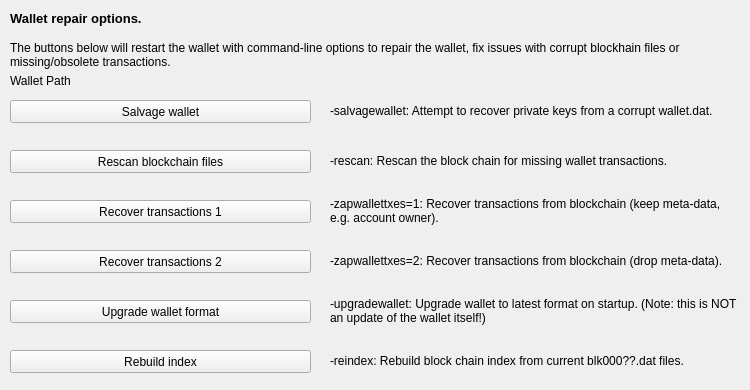
     <widget class="QWidget" name="tab_repair">
      <attribute name="title">
       <string>&amp;Wallet Repair</string>
      </attribute>
      <widget class="QPushButton" name="btn_salvagewallet">
       <property name="geometry">
        <rect>
         <x>10</x>
         <y>100</y>
         <width>301</width>
         <height>23</height>
        </rect>
       </property>
       <property name="minimumSize">
        <size>
         <width>180</width>
         <height>23</height>
        </size>
       </property>
       <property name="text">
        <string>Salvage wallet</string>
       </property>
      </widget>
      <widget class="QPushButton" name="btn_rescan">
       <property name="geometry">
        <rect>
         <x>10</x>
         <y>150</y>
         <width>301</width>
         <height>23</height>
        </rect>
       </property>
       <property name="minimumSize">
        <size>
         <width>180</width>
         <height>23</height>
        </size>
       </property>
       <property name="text">
        <string>Rescan blockchain files</string>
       </property>
      </widget>
      <widget class="QPushButton" name="btn_zapwallettxes1">
       <property name="geometry">
        <rect>
         <x>10</x>
         <y>200</y>
         <width>301</width>
         <height>23</height>
        </rect>
       </property>
       <property name="minimumSize">
        <size>
         <width>180</width>
         <height>23</height>
        </size>
       </property>
       <property name="text">
        <string>Recover transactions 1</string>
       </property>
      </widget>
      <widget class="QPushButton" name="btn_zapwallettxes2">
       <property name="geometry">
        <rect>
         <x>10</x>
         <y>250</y>
         <width>301</width>
         <height>23</height>
        </rect>
       </property>
       <property name="minimumSize">
        <size>
         <width>180</width>
         <height>23</height>
        </size>
       </property>
       <property name="text">
        <string>Recover transactions 2</string>
       </property>
      </widget>
      <widget class="QPushButton" name="btn_upgradewallet">
       <property name="geometry">
        <rect>
         <x>10</x>
         <y>300</y>
         <width>301</width>
         <height>23</height>
        </rect>
       </property>
       <property name="minimumSize">
        <size>
         <width>180</width>
         <height>23</height>
        </size>
       </property>
       <property name="text">
        <string>Upgrade wallet format</string>
       </property>
      </widget>
      <widget class="QLabel" name="label_repair_helptext">
       <property name="geometry">
        <rect>
         <x>10</x>
         <y>30</y>
         <width>711</width>
         <height>50</height>
        </rect>
       </property>
       <property name="font">
        <font>
         <weight>46</weight>
         <bold>false</bold>
        </font>
       </property>
       <property name="text">
        <string>The buttons below will restart the wallet with command-line options to repair the wallet, fix issues with corrupt blockhain files or missing/obsolete transactions.</string>
       </property>
       <property name="wordWrap">
        <bool>true</bool>
       </property>
      </widget>
      <widget class="QLabel" name="label_repair_salvage">
       <property name="geometry">
        <rect>
         <x>330</x>
         <y>90</y>
         <width>411</width>
         <height>41</height>
        </rect>
       </property>
       <property name="text">
        <string>-salvagewallet: Attempt to recover private keys from a corrupt wallet.dat.</string>
       </property>
       <property name="wordWrap">
        <bool>true</bool>
       </property>
      </widget>
      <widget class="QLabel" name="label_repair_rescan">
       <property name="geometry">
        <rect>
         <x>330</x>
         <y>140</y>
         <width>411</width>
         <height>41</height>
        </rect>
       </property>
       <property name="text">
        <string>-rescan: Rescan the block chain for missing wallet transactions.</string>
       </property>
       <property name="wordWrap">
        <bool>true</bool>
       </property>
      </widget>
      <widget class="QLabel" name="label_repair_zap1">
       <property name="geometry">
        <rect>
         <x>330</x>
         <y>190</y>
         <width>411</width>
         <height>41</height>
        </rect>
       </property>
       <property name="text">
        <string>-zapwallettxes=1: Recover transactions from blockchain (keep meta-data, e.g. account owner).</string>
       </property>
       <property name="wordWrap">
        <bool>true</bool>
       </property>
      </widget>
      <widget class="QLabel" name="label_repair_zap2">
       <property name="geometry">
        <rect>
         <x>330</x>
         <y>240</y>
         <width>411</width>
         <height>41</height>
        </rect>
       </property>
       <property name="text">
        <string>-zapwallettxes=2: Recover transactions from blockchain (drop meta-data).</string>
       </property>
       <property name="wordWrap">
        <bool>true</bool>
       </property>
      </widget>
      <widget class="QLabel" name="label_repair_upgrade">
       <property name="geometry">
        <rect>
         <x>330</x>
         <y>290</y>
         <width>411</width>
         <height>41</height>
        </rect>
       </property>
       <property name="text">
        <string>-upgradewallet: Upgrade wallet to latest format on startup. (Note: this is NOT an update of the wallet itself!)</string>
       </property>
       <property name="wordWrap">
        <bool>true</bool>
       </property>
      </widget>
      <widget class="QLabel" name="label_repair_header">
       <property name="geometry">
        <rect>
         <x>10</x>
         <y>10</y>
         <width>711</width>
         <height>16</height>
        </rect>
       </property>
       <property name="font">
        <font>
         <pointsize>10</pointsize>
         <weight>75</weight>
         <bold>true</bold>
        </font>
       </property>
       <property name="text">
        <string>Wallet repair options.</string>
       </property>
       <property name="wordWrap">
        <bool>true</bool>
       </property>
      </widget>
      <widget class="QPushButton" name="btn_reindex">
       <property name="geometry">
        <rect>
         <x>10</x>
         <y>350</y>
         <width>301</width>
         <height>23</height>
        </rect>
       </property>
       <property name="text">
        <string>Rebuild index</string>
       </property>
      </widget>
      <widget class="QLabel" name="label_repair_reindex">
       <property name="geometry">
        <rect>
         <x>330</x>
         <y>340</y>
         <width>411</width>
         <height>41</height>
        </rect>
       </property>
       <property name="text">
        <string>-reindex: Rebuild block chain index from current blk000??.dat files.</string>
       </property>
       <property name="wordWrap">
        <bool>true</bool>
       </property>
      </widget>
      <widget class="QLabel" name="wallet_path">
       <property name="geometry">
        <rect>
         <x>10</x>
         <y>70</y>
         <width>731</width>
         <height>21</height>
        </rect>
       </property>
       <property name="text">
        <string>Wallet Path</string>
       </property>
      </widget>
     </widget>
